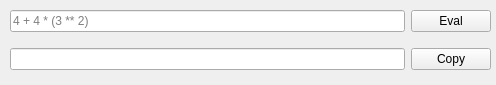
<?xml version="1.0" encoding="UTF-8"?>
<ui version="4.0">
 <class>MainWindow</class>
 <widget class="QMainWindow" name="MainWindow">
  <property name="geometry">
   <rect>
    <x>0</x>
    <y>0</y>
    <width>496</width>
    <height>85</height>
   </rect>
  </property>
  <property name="windowTitle">
   <string>Main Window</string>
  </property>
  <widget class="QWidget" name="centralwidget">
   <widget class="QWidget" name="horizontalLayoutWidget">
    <property name="geometry">
     <rect>
      <x>10</x>
      <y>0</y>
      <width>481</width>
      <height>81</height>
     </rect>
    </property>
    <layout class="QGridLayout" name="gridLayout">
     <item row="0" column="1">
      <widget class="QPushButton" name="eval">
       <property name="text">
        <string>Eval</string>
       </property>
      </widget>
     </item>
     <item row="0" column="0">
      <widget class="QLineEdit" name="line">
       <property name="placeholderText">
        <string>4 + 4 * (3 ** 2)</string>
       </property>
      </widget>
     </item>
     <item row="1" column="0">
      <widget class="QLineEdit" name="res">
       <property name="readOnly">
        <bool>true</bool>
       </property>
      </widget>
     </item>
     <item row="1" column="1">
      <widget class="QPushButton" name="copy">
       <property name="text">
        <string>Copy</string>
       </property>
      </widget>
     </item>
    </layout>
   </widget>
  </widget>
 </widget>
 <resources>
  <include location="resources.qrc"/>
 </resources>
 <connections/>
</ui>
